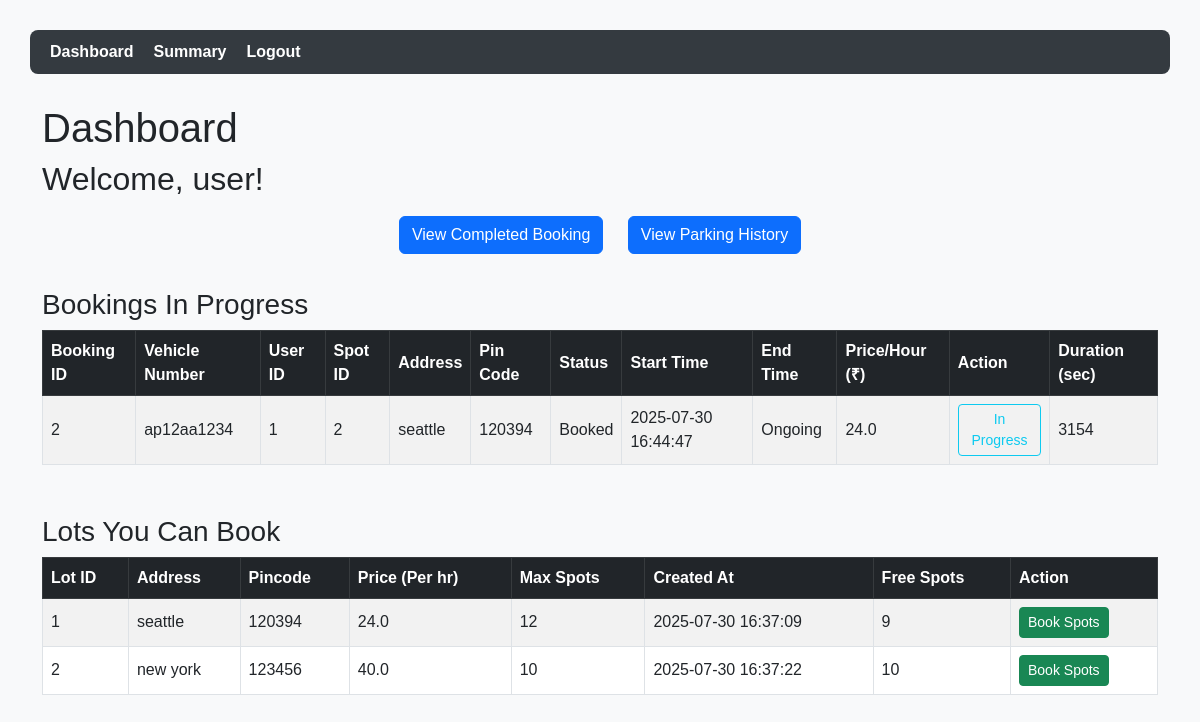
The app's page /dashboard/1 with its own data.
### tables this page shows
CREATE TABLE Bookings (
              booking_id  INTEGER PRIMARY KEY AUTOINCREMENT,
              spot_id     INTEGER NOT NULL,
              vehicle_id  INTEGER NOT NULL,
              start_time  DATETIME NOT NULL DEFAULT CURRENT_TIMESTAMP,
              end_time    DATETIME,
              status      TEXT    NOT NULL DEFAULT 'Booked'
                           CHECK(status IN ('Booked','Completed','Cancelled')),
              duration_hours Float Default NULL,
              total_amount Float Default NULL,
              FOREIGN KEY(spot_id)    REFERENCES ParkingSpots(spot_id)
                ON DELETE CASCADE,
              FOREIGN KEY(vehicle_id) REFERENCES Vehicles(vehicle_id)
                ON DELETE CASCADE
            );

CREATE TABLE User (
                user_id INTEGER PRIMARY KEY AUTOINCREMENT,
                fname TEXT NOT NULL,
                age INTEGER,
                gender TEXT,
                email TEXT UNIQUE NOT NULL,
                passwd TEXT NOT NULL,
                no_spots_booked DEFAULT 0
            );

CREATE TABLE ParkingLots (
              lot_id         INTEGER PRIMARY KEY AUTOINCREMENT,
              address        TEXT    NOT NULL,
              pin_code       TEXT,
              price_per_hour REAL    NOT NULL,
              max_spots      INTEGER NOT NULL,
              created_at     DATETIME DEFAULT CURRENT_TIMESTAMP,
              free_spots   INTEGER NOT NULL
            );

### app.py (the view)
@app.route('/dashboard/<int:userid>')
def dashboard(userid):
    det = in_progress(userid)
    lots = get_lots()
    return render_template('dashboard.html', lots=lots, details=det, userid=userid)

### app.py (called while the page is built)
def get_lots():
    with sqlite3.connect(DB) as con:
        cur = con.cursor()
        cur.execute('SELECT * FROM ParkingLots')
        return cur.fetchall()

### templates/dashboard.html (shortened to what this page needs)
<!DOCTYPE html>
<html lang="en">
<head>
    <link href="https://cdn.jsdelivr.net/npm/bootstrap@5.3.0/dist/css/bootstrap.min.css" rel="stylesheet">
</head>
<body>
<nav class="nav">
    <a href="{{ url_for('dashboard', userid=userid) }}">Dashboard</a>
    <a href="{{ url_for('user_summary') }}">Summary</a>
    <a href="{{ url_for('home') }}">Logout</a>
</nav>
<div class="container">
        <h1>Dashboard</h1>
        <h2>Welcome, user!</h2>
    <div class="text-center mb-4">
        <a href="{{ url_for('booking_history_user', userid=userid) }}" class="btn btn-primary">View Completed Booking</a>
        <a href="{{ url_for('booking_history_user_all', userid=userid) }}" class="btn btn-primary">View Parking History</a>
    </div>
    <div class="section">
        <h3>Bookings In Progress</h3>
        {% if details %}
        <table class="table table-bordered table-hover table-striped">
            <thead class="table-dark">
                <tr>
                    <th>Booking ID</th>
                    <th>Vehicle Number</th>
                    <th>User ID</th>
                    <th>Spot ID</th>
                    <th>Address</th>
                    <th>Pin Code</th>
                    <th>Status</th>
                    <th>Start Time</th>
                    <th>End Time</th>
                    <th>Price/Hour (₹)</th>
                    <th>Action</th>
                    <th>Duration (sec)</th>
                </tr>
            </thead>
            <tbody>
                {% for row in details %}
                <tr>
                    <td>{{ row[0] }}</td>
                    <td>{{ row[1] }}</td>
                    <td>{{ row[2] }}</td>
                    <td>{{ row[3] }}</td>
                    <td>{{ row[4] }}</td>
                    <td>{{ row[5] }}</td>
                    <td>{{ row[6] }}</td>
                    <td>{{ row[7] }}</td>
                    <td>{{ row[8] or 'Ongoing' }}</td>
                    <td>{{ row[9] }}</td>
                    <td>
                        <form method="post" action="{{ url_for('reservation_details', spotid=row[3]) }}">
                            <button type="submit" class="btn btn-sm btn-outline-info">In Progress</button>
                        </form>
                    </td>
                    <td>{{ row[10] }}</td>
                </tr>
                {% endfor %}
            </tbody>
        </table>
        {% else %}
        <div class="alert alert-info">No booking records found.</div>
        {% endif %}
    </div>
    <div class="section">
        <h3>Lots You Can Book</h3>
        <table class="table table-bordered table-hover table-striped">
            <thead class="table-dark">
                <tr>
                    <th>Lot ID</th>
                    <th>Address</th>
                    <th>Pincode</th>
                    <th>Price (Per hr)</th>
                    <th>Max Spots</th>
                    <th>Created At</th>
                    <th>Free Spots</th>
                    <th>Action</th>
                </tr>
            </thead>
            <tbody>
                {% for lot in lots %}
                <tr>
                    <td>{{ lot[0] }}</td>
                    <td>{{ lot[1] }}</td>
                    <td>{{ lot[2] }}</td>
                    <td>{{ lot[3] }}</td>
                    <td>{{ lot[4] }}</td>
                    <td>{{ lot[5] }}</td>
                    <td>{{ lot[6] }}</td>
                    <td>
                        {% if lot[6] > 0 %}
                            <form method="post" action="{{ url_for('book_lot', lotid=lot[0]) }}">
                                <button type="submit" class="btn btn-sm btn-success">Book Spots</button>
                            </form>
                        {% else %}
                            <button type="button" class="btn btn-sm btn-secondary" disabled>Unavailable</button>
                        {% endif %}
                    </td>
                </tr>
                {% endfor %}
            </tbody>
        </table>
    </div>
</div>
</body>
</html>

### templates/dashboard.html (style rules this page uses)
body { padding: 30px; background-color: #f8f9fa; font-family: Arial, sans-serif; }
nav.nav { background-color: #343a40; padding: 10px 20px; margin-bottom: 30px; border-radius: 8px; }
nav.nav a { color: white; margin-right: 20px; text-decoration: none; font-weight: bold; }
h1, h3, h5 { margin-top: 20px; }
.btn-primary { margin: 10px; }
.section { margin-bottom: 50px; }
.table th, .table td { vertical-align: middle; }

### records on screen
Bookings: booking_id "2", row "ap12aa1234", user_id "1", spot "2", row "seattle", row "120394", status "Booked", start_time "2025-07-30 16:44:47", row "Ongoing", row "24.0", row "3154"
ParkingLots: lot_id "1", address "seattle", pin_code "120394", price_per_hour "24.0", max_spots "12", created_at "2025-07-30 16:37:09", free_spots "9"
ParkingLots: lot_id "2", address "new york", pin_code "123456", price_per_hour "40.0", max_spots "10", created_at "2025-07-30 16:37:22", free_spots "10"
